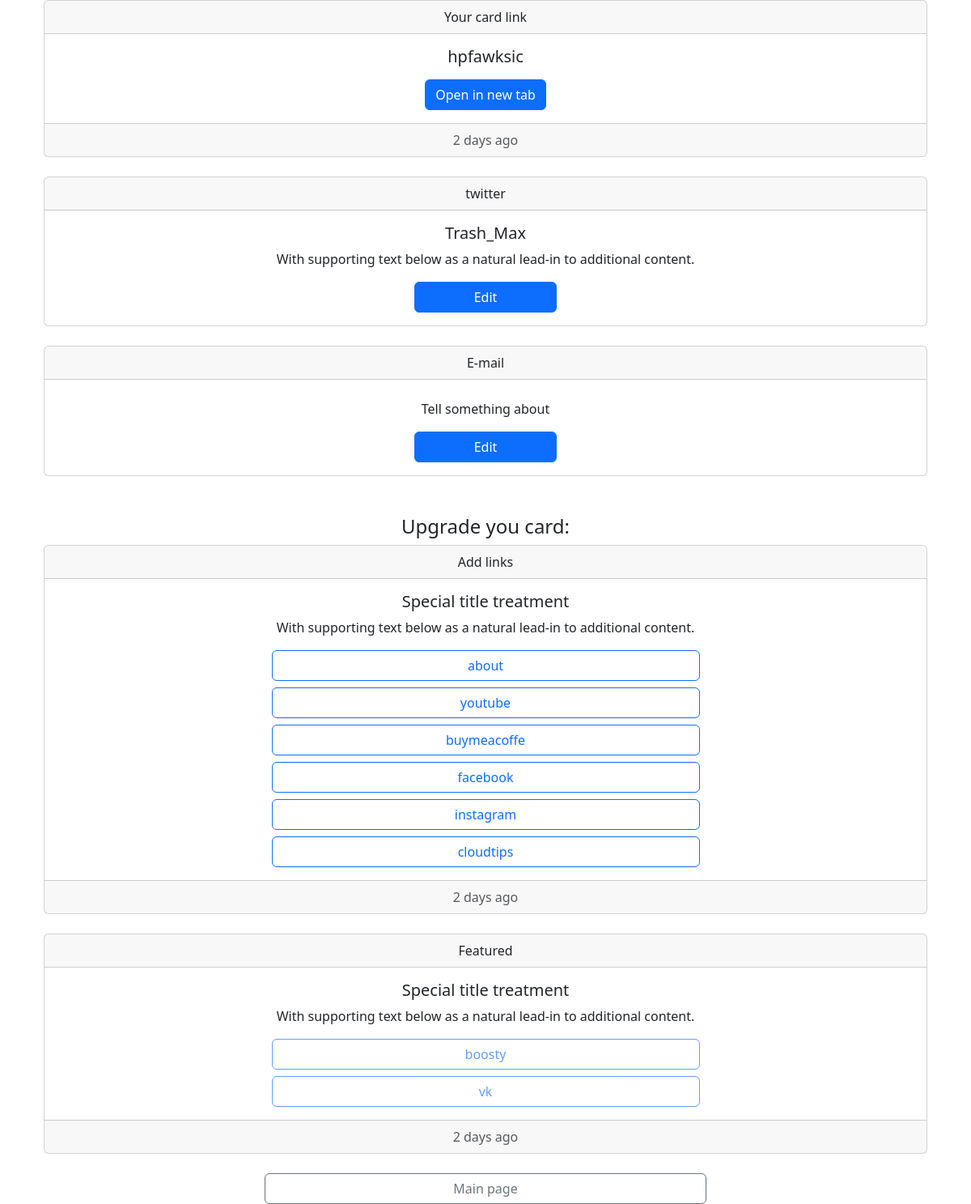
The page /home/ (signed in) on the database as committed earlier.
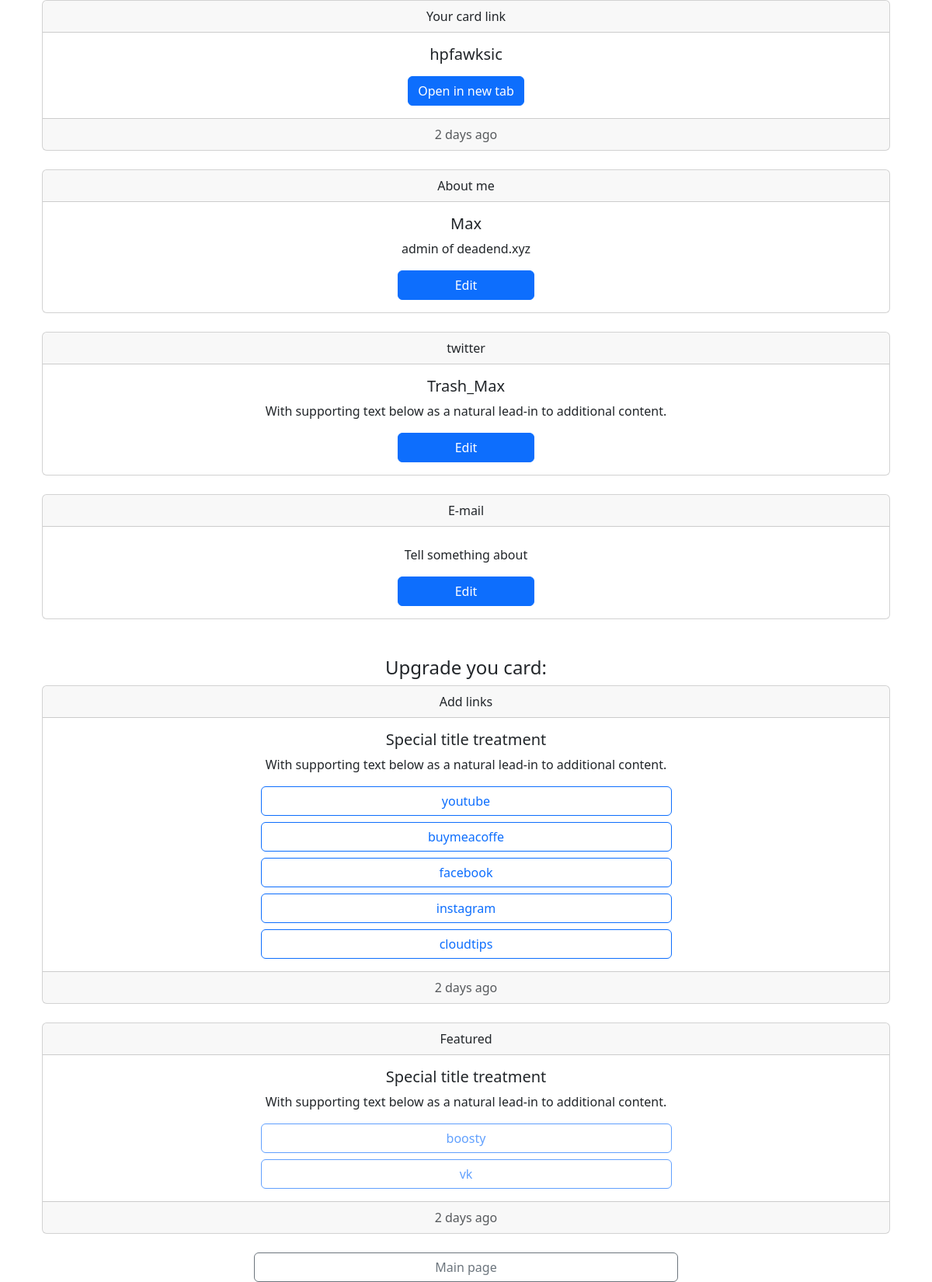
The same page on the database as committed later.
### app/models/links.py (models this page shows, shortened)
class Links(db.Model):
    id = db.Column(db.Integer, primary_key=True)
    user_id = db.Column(db.Integer, db.ForeignKey('user.id'))
    unique_link = db.Column(db.String(12), unique=True)
    about = (db.relationship('About', backref='links'))
    email = (db.relationship('Email', backref='links'))
    twitter = (db.relationship('Twitter', backref='links'))
    youtube = (db.relationship('Youtube', backref='links'))
    facebook = (db.relationship('Facebook', backref='links'))
    vkontakte = (db.relationship('Vkontakte', backref='links'))
    instagram = (db.relationship('Instagram', backref='links'))
    buymeacoffe = (db.relationship('Buymeacoffe', backref='links'))
    cloudtips = (db.relationship('Cloudtips', backref='links'))
    boosty = (db.relationship('Boosty', backref='links'))
    def get_links(self) -> list:
        used = []
        free = []
        used.append(self.about[0]) if self.about else free.append('about')
        used.append(self.twitter[0]) if self.twitter else free.append('twitter')
        used.append(self.youtube[0]) if self.youtube else free.append('youtube')
        used.append(self.boosty[0]) if self.boosty else free.append('boosty')
        used.append(self.buymeacoffe[0]) if self.buymeacoffe else free.append('buymeacoffe')
        used.append(self.facebook[0]) if self.facebook else free.append('facebook')
        used.append(self.instagram[0]) if self.instagram else free.append('instagram')
        used.append(self.vkontakte[0]) if self.vkontakte else free.append('vk')
        used.append(self.cloudtips[0]) if self.cloudtips else free.append('cloudtips')
        used.append(self.email[0]) if self.email else free.append('email')
        return [used, free]

class SocialNetwork():
    id = db.Column(db.Integer, primary_key=True)
    username = db.Column(db.String(160))
    network_name = db.Column(db.String(16))
    description = db.Column(db.String(255), default='Tell something about')
    def get_title(self):
        return self.network_name

class Twitter(db.Model, SocialNetwork):
    links_id = db.Column(db.Integer, db.ForeignKey('links.id'))

class Email(db.Model, SocialNetwork):
    links_id = db.Column(db.Integer, db.ForeignKey('links.id'))

class About(db.Model, SocialNetwork):
    links_id = db.Column(db.Integer, db.ForeignKey('links.id'))

### app/main/routes.py (the view)
@bp.route('/home/')
@login_required
def home():
    used_links, free_links = current_user.links[0].get_links()
    return render_template('home.html',
                           user=current_user,
                           used_links=used_links,
                           free_links=free_links,
                           networks=networks_data,
                           )

### app/__init__.py (called while the page is built)
def create_app(config_class=Config):
    app = Flask(__name__)
    app.config.from_object(config_class)
    db.init_app(app)
    from app.models.user import User
    login_manager.init_app(app)
    migrate.init_app(app, db)
    from app.main import bp as main_bp
    app.register_blueprint(main_bp)
    from app.auth import bp as auth_bp
    app.register_blueprint(auth_bp, url_prefix='/auth')
    @login_manager.user_loader
    def load_user(id):
        return User.query.get(int(id))
    @app.route('/test/')
    def test_page():
        return '<h1>Testing the Flask Application Factory Pattern</h1>'
    return app

### app/models/user.py (called while the page is built)
    def is_paying(self) -> bool:
        if self.payment_state != 'white':
            return True
        else:
            return False

### app/templates/home.html (shortened to what this page needs)
{% extends "base.html" %}
{% block content %}
<div class="container">
  {% include 'links/home/unique_link.html' %}
</div>
<br>
<div class="container">
  {% for link in used_links %}
    {%  if  link.network_name == "about" %}
      {% include 'links/home/view/about.html' %}
      <br>
    {% elif link.network_name == "email" %}
      {% include 'links/home/view/email.html' %}
      <br>
    {% else %}
      {% include 'links/home/view/common_view.html' %}
      <br>
    {% endif %}
  {% endfor %}
</div>
<br>
<div class="container">
  <div align="center">
    <h4>Upgrade you card:</h4>
  </div>
  {% if free_links %}
    {% include 'links/home/view/freelinks.html' %}
    {% if not user.is_paying() %}
      {% include 'links/home/view/postpaid.html' %}
    {% endif %}
  {% endif %}
</div>
<br>
<div class="container">
  {% include 'bottom_buttons.html' %}
</div>
{% endblock %}

### app/templates/base.html (shortened to what this page needs)
<!DOCTYPE html>
<html lang="en">
  <head>
    <link href="https://cdn.jsdelivr.net/npm/bootstrap@5.3.0-alpha1/dist/css/bootstrap.min.css" rel="stylesheet">
    <link rel="stylesheet" href="https://cdn.jsdelivr.net/npm/@tabler/icons@latest/iconfont/tabler-icons.min.css">
  </head>
  <body>
    <main>
      {% set icon_size = "24" %}
      {% set button_size = "6" %}
      {% if centered_view %}
        <div class="container position-absolute top-50 start-50 translate-middle">
      {% else %}
        <div class="container">
      {% endif %}
        {% block content %}
        {% endblock %}
        </div>
    </main>
</body>
</html>

### app/templates/links/home/unique_link.html (shortened to what this page needs)
<div class="card text-center">
    <div class="card-header">
      Your card link
    </div>
    <div class="card-body">
      <h5 class="card-title">{{ user.links[0].unique_link }}</h5>
      <a href="{{ url_for('main.short_list_of_links', unique_link=user.links[0].unique_link) }}" class="btn btn-primary">Open in new tab</a>
    </div>
    <div class="card-footer text-muted">
      2 days ago
    </div>
</div>

### app/templates/links/home/view/about.html (shortened to what this page needs)
<div class="card text-center">
    <div class="card-header">
      About me
    </div>
    <div class="card-body">
      <h5 class="card-title">{{ user.links[0].about[0].username }}</h5>
      <p class="card-text">{{ user.links[0].about[0].description }}</p>
      <div class="d-grid col-2 mx-auto">
        <a href="{{ url_for('main.about', action='edit') }}" class="btn btn-primary">Edit</a>
      </div>
    </div>
  </div>

### app/templates/links/home/view/common_view.html (shortened to what this page needs)
<div class="card text-center">
    <div class="card-header">
      {{ link.get_title() }}
    </div>
    <div class="card-body">
      <h5 class="card-title">{{ link.username }}</h5>
      <p class="card-text">With supporting text below as a natural lead-in to additional content.</p>
      <div class="d-grid col-2 mx-auto">
        {% set redirect_url = 'main.' + link.network_name %}
        <a href="{{ url_for(redirect_url, action='edit') }}" class="btn btn-primary">Edit</a>
      </div>
    </div>
  </div>

### app/templates/links/home/view/email.html (shortened to what this page needs)
<div class="card text-center">
    <div class="card-header">
      E-mail
    </div>
    <div class="card-body">
      <p class="card-text">{{ user.links[0].email[0].description }}</p>
      <div class="d-grid col-2 mx-auto">
        <a href="{{ url_for('main.email', action='edit') }}" class="btn btn-primary">Edit</a>
      </div>
    </div>
  </div>

### app/templates/links/home/view/freelinks.html (shortened to what this page needs)
<div class="card text-center">
    <div class="card-header">
      Add links
    </div>
    <div class="card-body">
      <h5 class="card-title">Special title treatment</h5>
      <p class="card-text">With supporting text below as a natural lead-in to additional content.</p>
        <div class="d-grid gap-2 col-{{ button_size }} mx-auto">
        {% for link in free_links %}
            {% if networks[link]['is_free'] or user.is_paying() %}
            {% set redirect_url = 'main.' + link %}
            <a href="{{ url_for(redirect_url, action='edit') }}" class="btn btn-outline-primary">
                {{ link }}
            </a>
            {% endif %}
        {% endfor %}
        </div>
    </div>
    <div class="card-footer text-muted">
    2 days ago
    </div>
</div>
<br>

### app/templates/links/home/view/postpaid.html
<div class="card text-center">
    <div class="card-header">
      Featured
    </div>
    <div class="card-body">
      <h5 class="card-title">Special title treatment</h5>
      <p class="card-text">With supporting text below as a natural lead-in to additional content.</p>
        <div class="d-grid gap-2 col-6 mx-auto">
        {% for link in free_links %}
            {% if not networks[link]['is_free'] %}
                <button type="button" class="btn btn-outline-primary" disabled>
                    <i class="ti ti-brand-{{link}}"></i>  {{ link }}
                </button>
            {% endif %}
        {% endfor %}
        </div>
    </div>
    <div class="card-footer text-muted">
    2 days ago
    </div>
</div>

### app/templates/bottom_buttons.html
<div class="d-grid gap-2 col-{{ button_size }} mx-auto">
    {% if visitor_logged %}
    <a href="{{ url_for('main.home') }}" class="btn btn-outline-secondary">Home page</a>
    <a href="{{ url_for('auth.logout') }}" class="btn btn-outline-secondary">Logout</a>
    {% else %}
        {% if not user_paying %}
        <a href="{{ url_for('main.index') }}" class="btn btn-outline-secondary">Main page</a>
        {% endif %}
    {% endif %}
</div>

Rows that differ between the two databases and show on the page:
added About: username "Max", description "admin of deadend.xyz"
Other text that changed with them:
list line gone: "about"
